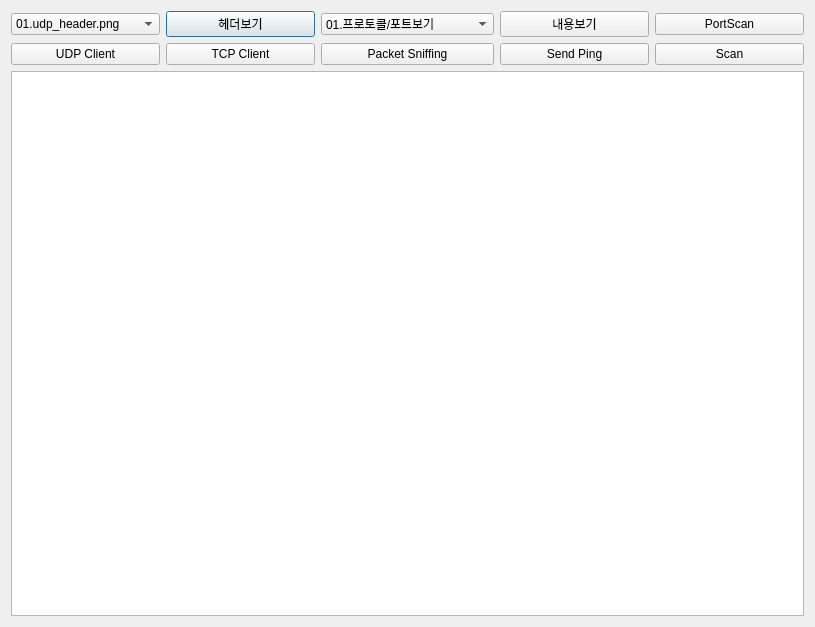
<?xml version="1.0" encoding="UTF-8"?>
<ui version="4.0">
 <class>Dialog</class>
 <widget class="QDialog" name="Dialog">
  <property name="geometry">
   <rect>
    <x>0</x>
    <y>0</y>
    <width>815</width>
    <height>627</height>
   </rect>
  </property>
  <property name="windowTitle">
   <string>Dialog</string>
  </property>
  <layout class="QGridLayout" name="gridLayout_2">
   <item row="0" column="0">
    <layout class="QGridLayout" name="gridLayout">
     <item row="0" column="1">
      <widget class="QPushButton" name="btnViewImage">
       <property name="text">
        <string>헤더보기</string>
       </property>
      </widget>
     </item>
     <item row="0" column="0">
      <widget class="QComboBox" name="cboImage">
       <item>
        <property name="text">
         <string>01.udp_header.png</string>
        </property>
       </item>
       <item>
        <property name="text">
         <string>02.tcp_header.png</string>
        </property>
       </item>
       <item>
        <property name="text">
         <string>03.ip_header.png</string>
        </property>
       </item>
       <item>
        <property name="text">
         <string>04.icmp_header.png</string>
        </property>
       </item>
      </widget>
     </item>
     <item row="0" column="3">
      <widget class="QPushButton" name="btnViewList">
       <property name="text">
        <string>내용보기</string>
       </property>
      </widget>
     </item>
     <item row="0" column="2">
      <widget class="QComboBox" name="cboContents">
       <item>
        <property name="text">
         <string>01.프로토콜/포트보기</string>
        </property>
       </item>
       <item>
        <property name="text">
         <string>02.struct 모듈의 서식 문자열</string>
        </property>
       </item>
      </widget>
     </item>
     <item row="0" column="4">
      <widget class="QPushButton" name="btnPortScan">
       <property name="text">
        <string>PortScan</string>
       </property>
      </widget>
     </item>
     <item row="2" column="0" colspan="5">
      <widget class="QTextEdit" name="txtContents"/>
     </item>
     <item row="1" column="0">
      <widget class="QPushButton" name="btnUdpClient">
       <property name="text">
        <string>UDP Client</string>
       </property>
      </widget>
     </item>
     <item row="1" column="1">
      <widget class="QPushButton" name="btnTcpClient">
       <property name="text">
        <string>TCP Client</string>
       </property>
      </widget>
     </item>
     <item row="1" column="2">
      <widget class="QPushButton" name="btnSniffing">
       <property name="text">
        <string>Packet Sniffing</string>
       </property>
      </widget>
     </item>
     <item row="1" column="3">
      <widget class="QPushButton" name="btnSendPing">
       <property name="text">
        <string>Send Ping</string>
       </property>
      </widget>
     </item>
     <item row="1" column="4">
      <widget class="QPushButton" name="btnScan">
       <property name="text">
        <string>Scan</string>
       </property>
      </widget>
     </item>
    </layout>
   </item>
  </layout>
 </widget>
 <resources/>
 <connections/>
</ui>
